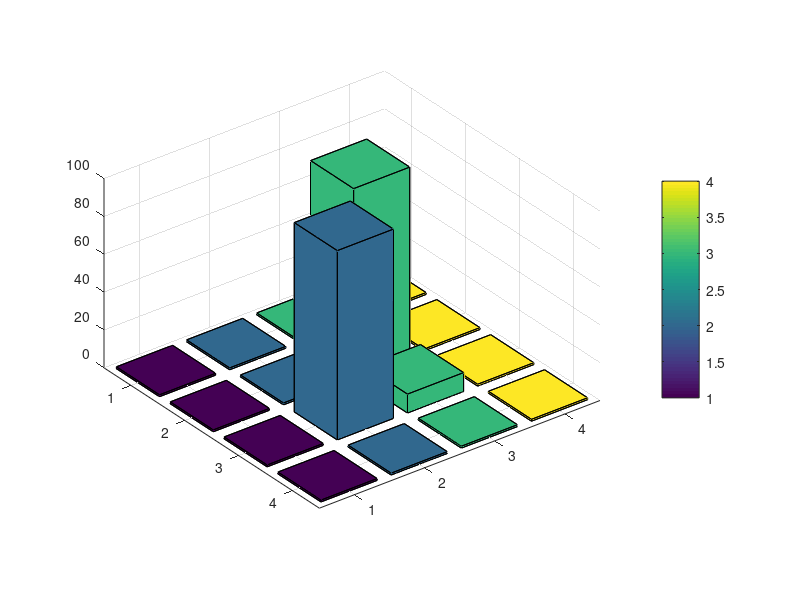

Write MATLAB code to recreate this figure. (Note: this script raises an error after producing the figure.)
clc
x = input("press 1 to start: ")

while x ~= 500
A = [1 1 1 1 1 1 100 1 1 100 2*x 1 1 1 1 1];

array = [A(1,1:4); A(1,5:8); A(1,9:12); A(1,13:16)]

% colormap(jet(12))

b = bar3(array)
colorbar

for k = 1:length(b)
    zdata = b(k).ZData;
    b(k).CData = zdata;
    
    b(k).FaceColor = 'interp';
   
end
if mod(x,10) == 0
    drawnow
end

x = x+1

end
